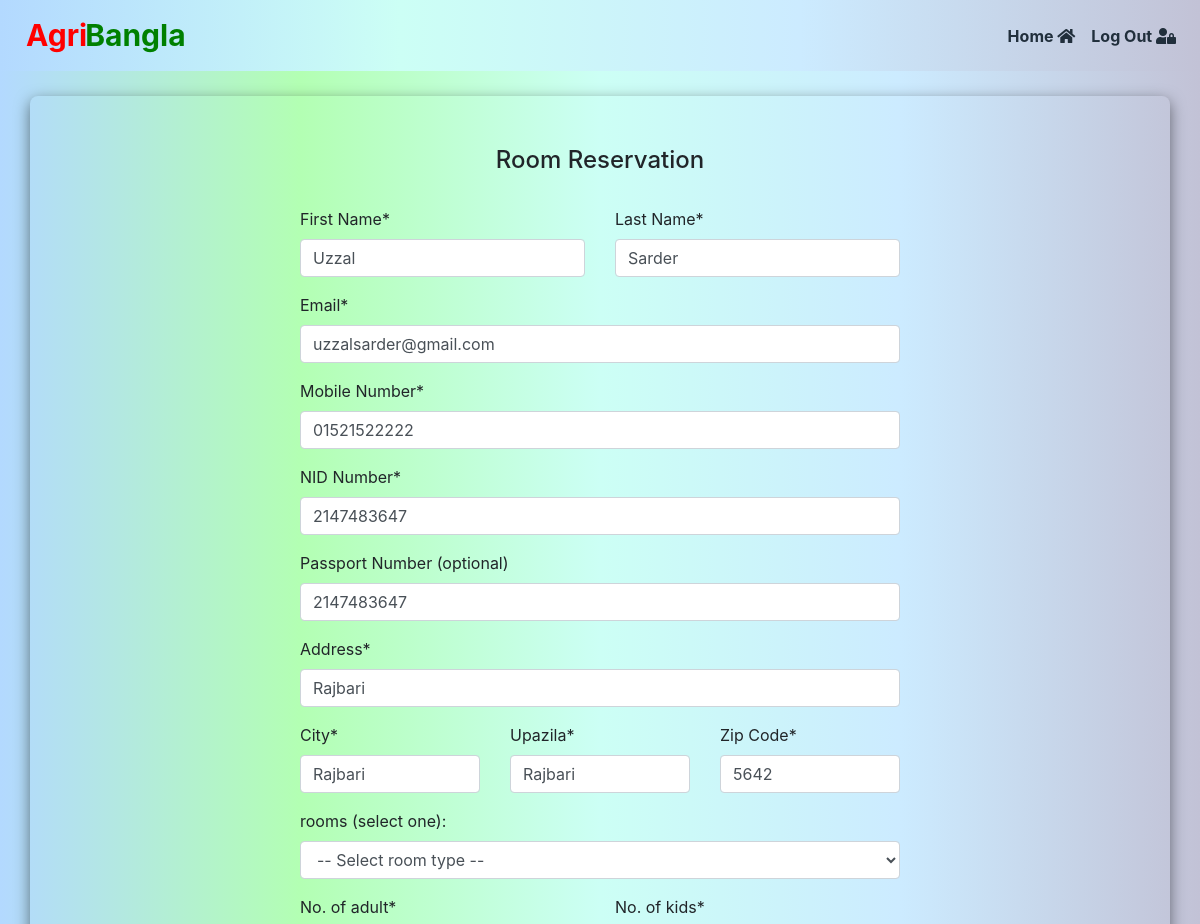
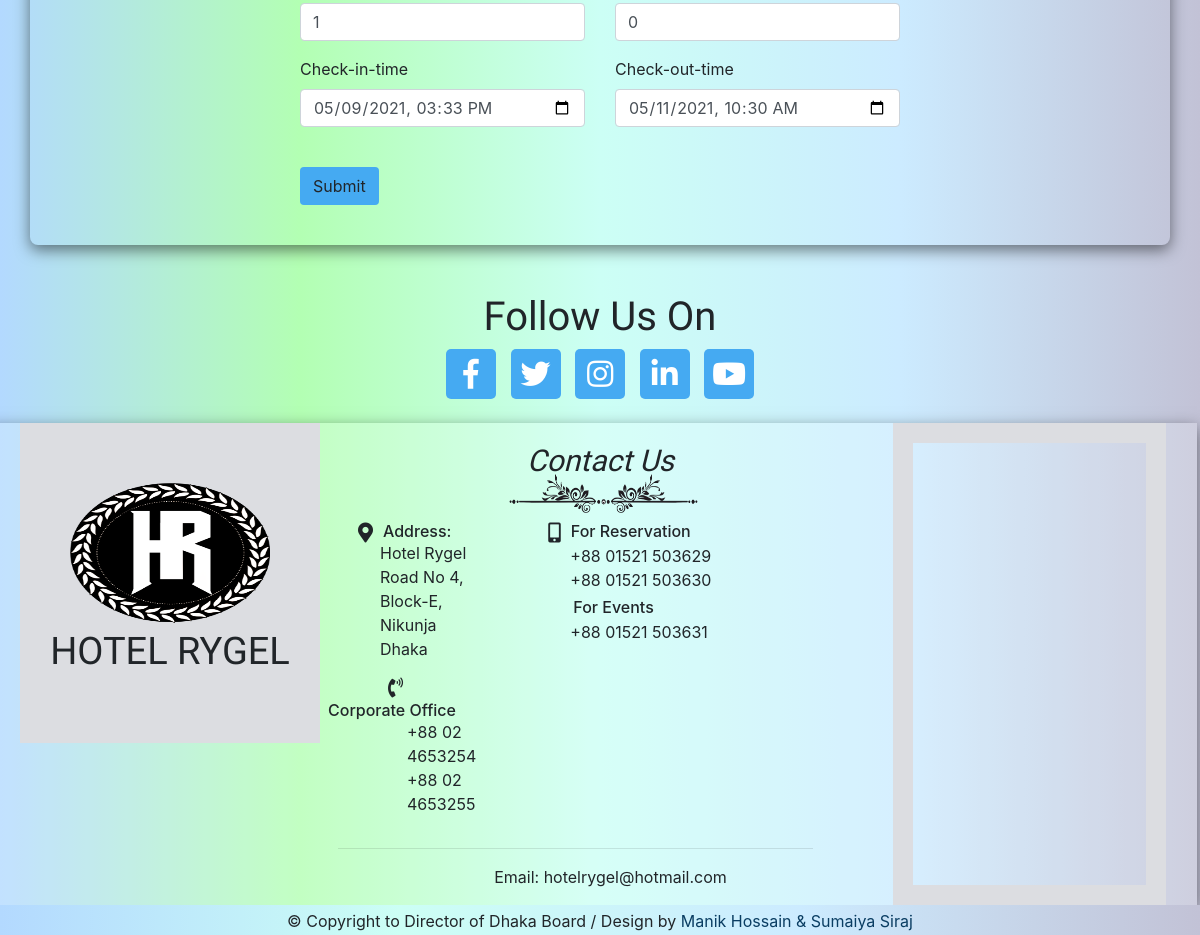
The app's page /reservation_update.php?id=1 (signed in) with its own data (2 pictures, top to bottom).
### tables this page shows
CREATE TABLE `tbl_room_reservation` (
  `id` int(90) NOT NULL,
  `fname` varchar(40) NOT NULL,
  `lname` varchar(40) NOT NULL,
  `email` varchar(80) NOT NULL,
  `mbl_num` varchar(15) NOT NULL,
  `nid_num` int(30) NOT NULL,
  `pass_num` int(20) NOT NULL,
  `address` varchar(300) NOT NULL,
  `city` varchar(40) NOT NULL,
  `upazila` varchar(40) NOT NULL,
  `zip_code` int(10) NOT NULL,
  `rooms` varchar(100) NOT NULL,
  `adult_num` int(3) NOT NULL,
  `kids_num` int(3) NOT NULL,
  `checkin` varchar(80) NOT NULL,
  `checkout` varchar(80) NOT NULL
);

### reservation_update.php (the view, shortened to what this page needs)
<div class="container bg-transparent">
	<div style="max-width: 600px; margin: 0 auto; padding-top: 50px; padding-bottom: 40px;">
	<h4 style="text-align: center;">Room Reservation</h4><br>
	<form action="" method="post">
			<?php
					$link = mysqli_connect('localhost','root','','db_rygel');
					$ids = $_GET['id'];
					$showquery ="select * from tbl_room_reservation where id ={$ids}";
					$showdata = mysqli_query($link, $showquery);
					$arrdata = mysqli_fetch_array($showdata);
				?>
						<div class="row">
							<div class="form-group col-md-6">
								<label for="fname">First Name*</label>
								<input type="text" class="form-control" name="fname" value="<?php echo $arrdata['fname']; ?>" placeholder="Enter your full name" required>
							</div>
							<div class="form-group col-md-6">
								<label for="lname">Last Name*</label>
								<input type="text" class="form-control" name="lname" value="<?php echo $arrdata['lname']; ?>" placeholder="Enter your full name" required>
							</div>
						</div>
						<div class="form-group">
							<label for="email">Email*</label>
							<input type="email" class="form-control" name="email" value="<?php echo $arrdata['email']; ?>" placeholder="Enter your email address" required>
						</div>
						<div class="form-group">
							<label for="mbl_num">Mobile Number*</label>
							<input type="tel" class="form-control" name="mbl_num" value="<?php echo $arrdata['mbl_num']; ?>" placeholder="Enter your mobile number" required>
						</div>
						<div class="form-group">
							<label for="nid_num">NID Number*</label>
							<input type="number" class="form-control" name="nid_num" value="<?php echo $arrdata['nid_num']; ?>" placeholder="Enter your NID number" required>
						</div>
						<div class="form-group">
							<label for="pass_num">Passport Number (optional)</label>
							<input type="number" class="form-control" name="pass_num" value="<?php echo $arrdata['pass_num']; ?>" placeholder="Enter your passport number">
						</div>
						<div class="form-group">
								<label for="lname">Address*</label>
								<input type="text" class="form-control" name="address" value="<?php echo $arrdata['address']; ?>" placeholder="Enter your full address" required>
						</div>
						<div class="row">
							<div class="form-group col-md-4">
								<label for="city">City*</label>
								<input type="text" class="form-control" name="city" value="<?php echo $arrdata['city']; ?>" placeholder="Enter your city" required>
							</div>
							<div class="form-group col-md-4">
								<label for="upazila">Upazila*</label>
								<input type="text" class="form-control" name="upazila" value="<?php echo $arrdata['upazila']; ?>" placeholder="Enter your upazila" required>
							</div>
							<div class="form-group col-md-4">
								<label for="zip_code">Zip Code*</label>
								<input type="number" class="form-control" name="zip_code" value="<?php echo $arrdata['zip_code']; ?>" placeholder="Enter your zipcode" required>
							</div>
						</div>
						<div class="form-group">
					      <label for="sel1">rooms (select one):</label>
					      <select class="form-control" name="rooms" value="<?php echo $arrdata['rooms']; ?>">
					        <option selected>-- Select room type --</option>
					      </select>
					    </div>
					    <div class="row">
							<div class="form-group col-md-6">
								<label for="adult_num">No. of adult*</label>
								<input type="number" class="form-control" name="adult_num" value="<?php echo $arrdata['adult_num']; ?>" placeholder="Enter number of adult" required>
							</div>
							<div class="form-group col-md-6">
								<label for="kids_num">No. of kids*</label>
								<input type="number" class="form-control" name="kids_num" value="<?php echo $arrdata['kids_num']; ?>" placeholder="Enter number of kids" required>
							</div>
						</div>
						<div class="row">
							<div class="form-group col-md-6">
								<label for="checkin">Check-in-time</label>
						  		<input type="datetime-local" class="form-control" name="checkin" value="<?php echo $arrdata['checkin']; ?>" required>
							</div>
							<div class="form-group col-md-6">
								<label for="checout">Check-out-time</label>
						  		<input type="datetime-local" class="form-control" name="checkout" value="<?php echo $arrdata['checkout']; ?>" required>
							</div>
						</div>
						<br>
			    		<button type="submit" name="update" class="btn" style="background-color: #45aaf2">Submit</button>
					</form>
				</div>
</div><br><br>
<?php include_once ('common/footer_user.php'); ?>

### css/style.css (style rules this page uses)
* { box-sizing: border-box; margin: 0; }
.bg-transparent { background:rgba(255,255,255,.2);box-shadow: 0 5px 15px rgba(0,0,0,.5);border-radius: 8px; }

### records on screen
tbl_room_reservation: fname "Uzzal", lname "Sarder", email "uzzalsarder@gmail.com", mbl_num "01521522222", nid_num "2147483647", pass_num "2147483647", address "Rajbari", city "Rajbari", upazila "Rajbari", zip_code "5642", rooms "-- Select room type --", adult_num "1", kids_num "0", checkin "05/09/2021 15:33", checkout "05/11/2021 10:30"
